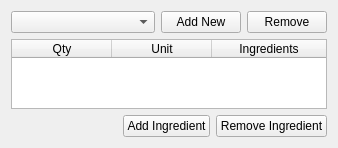
      <widget class="QWidget" name="grocery">
       <property name="sizePolicy">
        <sizepolicy hsizetype="Expanding" vsizetype="Expanding">
         <horstretch>0</horstretch>
         <verstretch>0</verstretch>
        </sizepolicy>
       </property>
       <attribute name="title">
        <string>Grocery List</string>
       </attribute>
       <layout class="QGridLayout" name="gridLayout_11">
        <item row="0" column="0" colspan="2">
         <layout class="QHBoxLayout" name="horizontalLayout_2">
          <item>
           <widget class="QComboBox" name="grocerySelect">
            <property name="sizePolicy">
             <sizepolicy hsizetype="Expanding" vsizetype="Expanding">
              <horstretch>5</horstretch>
              <verstretch>0</verstretch>
             </sizepolicy>
            </property>
           </widget>
          </item>
          <item>
           <widget class="QPushButton" name="addGrocery">
            <property name="sizePolicy">
             <sizepolicy hsizetype="Expanding" vsizetype="Expanding">
              <horstretch>0</horstretch>
              <verstretch>0</verstretch>
             </sizepolicy>
            </property>
            <property name="text">
             <string>Add New</string>
            </property>
           </widget>
          </item>
          <item>
           <widget class="QPushButton" name="removeGrocery">
            <property name="sizePolicy">
             <sizepolicy hsizetype="Expanding" vsizetype="Expanding">
              <horstretch>0</horstretch>
              <verstretch>0</verstretch>
             </sizepolicy>
            </property>
            <property name="text">
             <string>Remove</string>
            </property>
           </widget>
          </item>
         </layout>
        </item>
        <item row="1" column="0" colspan="2">
         <widget class="QTableWidget" name="groceryIngredientsTable">
          <property name="sizePolicy">
           <sizepolicy hsizetype="Expanding" vsizetype="Expanding">
            <horstretch>0</horstretch>
            <verstretch>3</verstretch>
           </sizepolicy>
          </property>
          <property name="layoutDirection">
           <enum>Qt::LayoutDirection::LeftToRight</enum>
          </property>
          <property name="horizontalScrollBarPolicy">
           <enum>Qt::ScrollBarPolicy::ScrollBarAsNeeded</enum>
          </property>
          <property name="sizeAdjustPolicy">
           <enum>QAbstractScrollArea::SizeAdjustPolicy::AdjustToContentsOnFirstShow</enum>
          </property>
          <property name="editTriggers">
           <set>QAbstractItemView::EditTrigger::DoubleClicked|QAbstractItemView::EditTrigger::EditKeyPressed</set>
          </property>
          <property name="textElideMode">
           <enum>Qt::TextElideMode::ElideLeft</enum>
          </property>
          <property name="verticalScrollMode">
           <enum>QAbstractItemView::ScrollMode::ScrollPerPixel</enum>
          </property>
          <property name="horizontalScrollMode">
           <enum>QAbstractItemView::ScrollMode::ScrollPerPixel</enum>
          </property>
          <property name="rowCount">
           <number>0</number>
          </property>
          <property name="columnCount">
           <number>3</number>
          </property>
          <attribute name="horizontalHeaderVisible">
           <bool>true</bool>
          </attribute>
          <attribute name="horizontalHeaderCascadingSectionResizes">
           <bool>false</bool>
          </attribute>
          <attribute name="horizontalHeaderMinimumSectionSize">
           <number>100</number>
          </attribute>
          <attribute name="horizontalHeaderDefaultSectionSize">
           <number>100</number>
          </attribute>
          <attribute name="horizontalHeaderHighlightSections">
           <bool>true</bool>
          </attribute>
          <attribute name="horizontalHeaderShowSortIndicator" stdset="0">
           <bool>false</bool>
          </attribute>
          <attribute name="horizontalHeaderStretchLastSection">
           <bool>true</bool>
          </attribute>
          <attribute name="verticalHeaderVisible">
           <bool>false</bool>
          </attribute>
          <column>
           <property name="text">
            <string>Qty</string>
           </property>
          </column>
          <column>
           <property name="text">
            <string>Unit</string>
           </property>
          </column>
          <column>
           <property name="text">
            <string>Ingredients</string>
           </property>
          </column>
         </widget>
        </item>
        <item row="2" column="1">
         <layout class="QHBoxLayout" name="horizontalLayout_6">
          <item>
           <widget class="QPushButton" name="addIngredientButton">
            <property name="text">
             <string>Add Ingredient</string>
            </property>
           </widget>
          </item>
          <item>
           <widget class="QPushButton" name="removeIngredientButton">
            <property name="text">
             <string>Remove Ingredient</string>
            </property>
           </widget>
          </item>
         </layout>
        </item>
       </layout>
      </widget>
